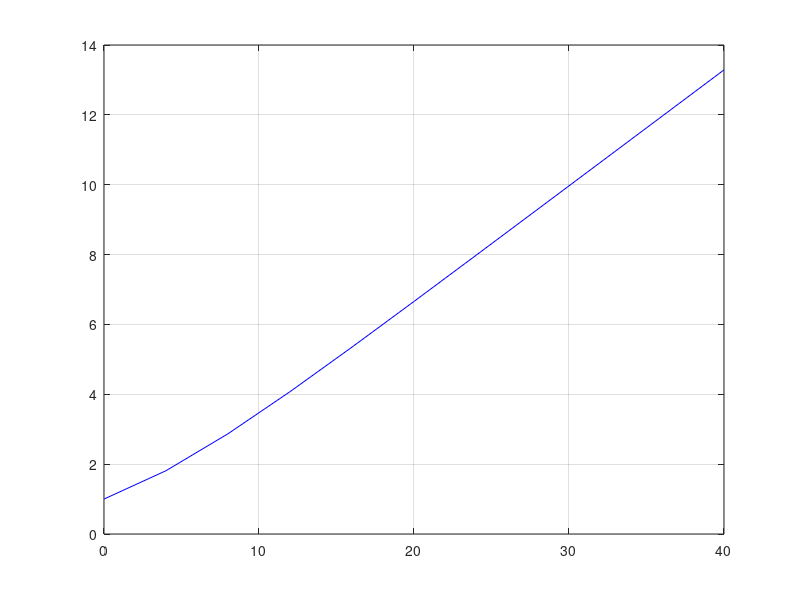

Reproduce this figure in MATLAB.
close all; clear; clc;

%% Parameter Setting
P_db=0:4:40;
P=10.^(P_db/10);
iter=10^5;
sq=sqrt(1/2);
ergodic_rate=zeros(1,length(P));

% Monte Carlo Simulation
for j=1:length(P)
    rate_sum=0;
    for i=1:iter
        rate=log2(1+P(j));
        rate_sum=rate_sum+rate;
    end
    ergodic_rate(j)=rate_sum/iter;
end

save("AWGN_SISO_rate.mat","ergodic_rate");
plot(P_db,ergodic_rate,'b-'); grid on;